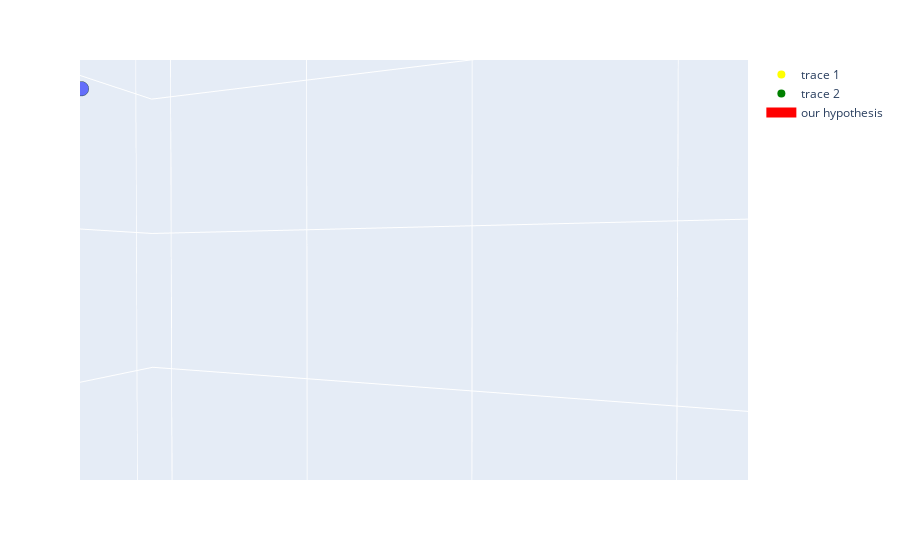

The cell this chart's notebook holds for it:
### Markdown cell above
# Figure 9: Newly predicted point

### Code cell
reg = linear_model.LinearRegression()
reg.fit(visit_df[['age','num_diagnoses']].values, visit_df['visit_duration'].values)

# original blue data points
fig = px.scatter_3d(visit_df, x='age', y='num_diagnoses', z='visit_duration')
fig.update_traces(marker=dict(size=5,
                              line=dict(width=2,
                                        color='DarkSlateGrey')),
                  selector=dict(mode='markers'),
                  line=dict())


reg_x = np.linspace(20,60,40)
reg_y = np.linspace(1,6,40)
reg_z_base = ((np.array([ (i*reg.coef_[0]) for i in np.linspace(20,60,40)]) + 
                         np.array([ (i*reg.coef_[1]) for i in np.linspace(1,6,40)])) + reg.intercept_)



# yellow predicted point
reg_df = pd.DataFrame(data={
     'age':[40],
     'num_diagnoses':[6],
     'visit_duration':[55]
})

fig.add_trace(go.Scatter3d(x = [40],
              y = [6],
              z = [55],
              mode='markers',
              marker=dict(color='yellow')))



# green actual point
fig.add_trace(go.Scatter3d(x = [40],
              y = [6],
              z = [70],
              mode='markers',
              marker=dict(color='green')))



# Plane
fig.add_trace(go.Scatter3d(x = np.linspace(20,60,40),
              y = np.linspace(1,6,40),
              z = (np.array([ (i*reg.coef_[0]) for i in np.linspace(20,60,40)]) + 
                         np.array([ (i*reg.coef_[1]) for i in np.linspace(1,6,40)])) + reg.intercept_,
             name='our hypothesis',
             mode='lines',
             line=dict(
                 color='red',
                 width=500,
                 dash='dash')))

fig.show()

### Figure 1 — Plotly figure (JSON) as saved in the notebook; plotly's stock layout.template omitted (floating-point values rounded to 4 significant figures)
{"data": [{"hoverlabel": {"namelength": 0}, "hovertemplate": "age=%{x}<br>num_diagnoses=%{y}<br>visit_duration=%{z}", "legendgroup": "", "marker": {"color": "#636efa", "line": {"color": "DarkSlateGrey", "width": 2}, "size": 5, "symbol": "circle"}, "mode": "markers", "name": "", "scene": "scene", "showlegend": false, "type": "scatter3d", "x": [35.43, 42.72, 42.85, 42.93, 43.94, 17.32, 17.9, 49.4, 52.78, 47.09, 49.05, 39.7, 27.85, 35.3, 35.31, 51.77, 49.48, 46.38, 45.79, 31.79, 34.94, 36.13, 27.21, 32.72, 52.72, 48.63, 42.67, 34.46, 64.73, 55.18, 44.57, 51.6, 52.19, 52.09, 47.78, 35.78, 49.79, 59.38, 33.03, 37.2, 28.42, 37.56, 38.42, 46.57, 51.13, 41.44, 64.06, 33.61, 42.34, 44.55], "y": [3, 4, 4, 4, 4, 1, 1, 4, 5, 4, 4, 3, 2, 3, 3, 5, 4, 4, 4, 3, 3, 3, 2, 3, 5, 4, 4, 3, 6, 5, 4, 5, 5, 5, 4, 3, 4, 5, 3, 3, 2, 3, 3, 4, 5, 4, 6, 3, 4, 4], "z": [62.67, 68.5, 69.29, 69.09, 72.32, 39.55, 45.78, 78.2, 81.71, 76.65, 79.19, 66.12, 55.65, 61.59, 61.54, 80.62, 75.5, 74.62, 73.96, 56.78, 60.68, 63.36, 54.53, 57.94, 82.03, 76.3, 66.94, 63.8, 95.54, 86.09, 69.74, 80.11, 82.02, 83.87, 71.72, 65.6, 76.75, 86.62, 61.72, 66.15, 55.09, 64.41, 63.65, 74.91, 80.82, 67.67, 92.54, 60.63, 68.7, 70.95]}, {"marker": {"color": "yellow"}, "mode": "markers", "type": "scatter3d", "x": [40], "y": [6], "z": [55]}, {"marker": {"color": "green"}, "mode": "markers", "type": "scatter3d", "x": [40], "y": [6], "z": [70]}, {"line": {"color": "red", "dash": "dash", "width": 500}, "mode": "lines", "name": "our hypothesis", "type": "scatter3d", "x": [20, 21.03, 22.05, 23.08, 24.1, 25.13, 26.15, 27.18, 28.21, 29.23, 30.26, 31.28, 32.31, 33.33, 34.36, 35.38, 36.41, 37.44, 38.46, 39.49, 40.51, 41.54, 42.56, 43.59, 44.62, 45.64, 46.67, 47.69, 48.72, 49.74, 50.77, 51.79, 52.82, 53.85, 54.87, 55.9, 56.92, 57.95, 58.97, 60], "y": [1, 1.128, 1.256, 1.385, 1.513, 1.641, 1.769, 1.897, 2.026, 2.154, 2.282, 2.41, 2.538, 2.667, 2.795, 2.923, 3.051, 3.179, 3.308, 3.436, 3.564, 3.692, 3.821, 3.949, 4.077, 4.205, 4.333, 4.462, 4.59, 4.718, 4.846, 4.974, 5.103, 5.231, 5.359, 5.487, 5.615, 5.744, 5.872, 6], "z": [45.31, 46.43, 47.56, 48.69, 49.81, 50.94, 52.07, 53.19, 54.32, 55.45, 56.57, 57.7, 58.83, 59.95, 61.08, 62.2, 63.33, 64.46, 65.58, 66.71, 67.84, 68.96, 70.09, 71.22, 72.34, 73.47, 74.6, 75.72, 76.85, 77.97, 79.1, 80.23, 81.35, 82.48, 83.61, 84.73, 85.86, 86.99, 88.11, 89.24]}], "layout": {"autosize": true, "legend": {"tracegroupgap": 0}, "margin": {"t": 60}, "scene": {"aspectmode": "auto", "aspectratio": {"x": 1, "y": 1, "z": 1}, "camera": {"center": {"x": 0, "y": 0, "z": 0}, "eye": {"x": -0.009546, "y": -0.002978, "z": 7.3e-05}, "projection": {"type": "perspective"}, "up": {"x": 0, "y": 0, "z": 1}}, "domain": {"x": [0, 1], "y": [0, 1]}, "xaxis": {"title": {"text": "age"}, "type": "linear"}, "yaxis": {"title": {"text": "num_diagnoses"}, "type": "linear"}, "zaxis": {"title": {"text": "visit_duration"}, "type": "linear"}}}}
